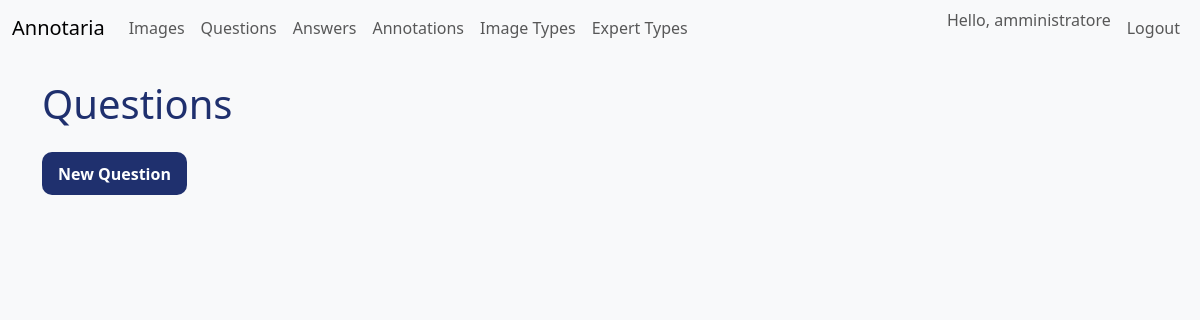
The page /ui/questions (signed in) on the database as committed earlier.
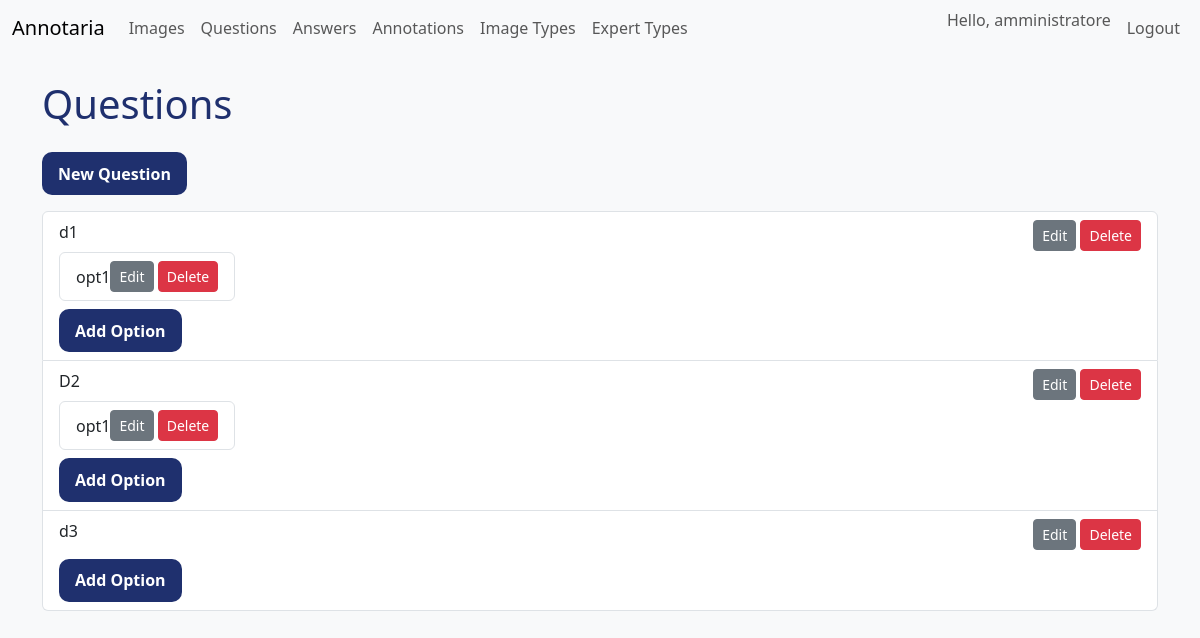
The same page on the database as committed later.
### models.py (models this page shows)
class User(Base):
    __tablename__ = "users"
    id = Column(Integer, primary_key=True, index=True)
    username = Column(String, unique=True, index=True, nullable=False)
    hashed_password = Column(String, nullable=False)
    role = Column(String, nullable=False, default="Esperto")
    answers = relationship("Answer", back_populates="user")
    annotations = relationship("Annotation", back_populates="user")
    expert_types = relationship(
        "ExpertType", secondary=user_expert_types, back_populates="users"
    )

class Question(Base):
    __tablename__ = "questions"
    id = Column(Integer, primary_key=True, index=True)
    question_text = Column(Text, nullable=False)
    image_types = relationship(
        "ImageType", secondary=question_image_types, back_populates="questions"
    )
    options = relationship("Option", back_populates="question")
    answers = relationship("Answer", back_populates="question")
    image_types = relationship(
        "ImageType", secondary=question_image_types, back_populates="questions"
    )

class Option(Base):
    __tablename__ = "options"
    id = Column(Integer, primary_key=True, index=True)
    question_id = Column(Integer, ForeignKey("questions.id", ondelete="CASCADE"), nullable=False)
    option_text = Column(Text, nullable=False)
    question = relationship("Question", back_populates="options")
    answers = relationship("Answer", back_populates="selected_option")

### routers/ui.py (the view)
@router.get(
    "/questions",
    response_class=HTMLResponse,
)
def list_questions(
    request: Request,
    user: UserModel = Depends(require_admin),
    db: Session = Depends(get_db),
):
    questions = db.query(QuestionModel).all()
    for q in questions:
        _ = q.options
        _ = q.image_types
    return templates.TemplateResponse(
        "questions.html", {"request": request, "questions": questions, "user": user}
    )

### templates/questions.html (shortened to what this page needs)
{% extends "base.html" %}
{% block content %}
<h1>Questions</h1>
<a href="/ui/questions/create" class="btn btn-primary mb-3">New Question</a>
<ul class="list-group">
{% for q in questions %}
<li class="list-group-item">
<div class="d-flex justify-content-between">
    <div>
        {{ q.question_text }}
        <ul class="list-group mt-2">
        {% for opt in q.options %}
        <li class="list-group-item d-flex justify-content-between align-items-center">
            {{ opt.option_text }}
            <span>
                <a href="/ui/options/{{ opt.id }}/edit" class="btn btn-sm btn-secondary">Edit</a>
                <form method="post" action="/ui/options/{{ opt.id }}/delete" class="d-inline">
                    <button type="submit" class="btn btn-sm btn-danger">Delete</button>
                </form>
            </span>
        </li>
        {% endfor %}
        </ul>
        <a href="/ui/questions/{{ q.id }}/options/create" class="btn btn-sm btn-primary mt-2">Add Option</a>
    </div>
    <span>
        <a href="/ui/questions/{{ q.id }}/edit" class="btn btn-sm btn-secondary">Edit</a>
        <form method="post" action="/ui/questions/{{ q.id }}/delete" class="d-inline">
            <button type="submit" class="btn btn-sm btn-danger">Delete</button>
        </form>
    </span>
</div>
</li>
{% endfor %}
</ul>
{% endblock %}

### templates/base.html (shortened to what this page needs)
<!DOCTYPE html>
<html lang="en">
<head>
    <link href="https://cdn.jsdelivr.net/npm/bootstrap@5.3.0/dist/css/bootstrap.min.css" rel="stylesheet">
    <link rel="stylesheet" href="/static/css/style.css">
</head>
<body>
<nav class="navbar navbar-expand-lg navbar-light bg-light mb-4">
    <div class="container-fluid">
        <a class="navbar-brand" href="/ui">Annotaria</a>
        <div class="collapse navbar-collapse">
            <ul class="navbar-nav me-auto mb-2 mb-lg-0">
                <li class="nav-item"><a class="nav-link" href="/ui/images">Images</a></li>
                {% if user and user.role == 'Amministratore' %}
                <li class="nav-item"><a class="nav-link" href="/ui/questions">Questions</a></li>
                <li class="nav-item"><a class="nav-link" href="/ui/answers">Answers</a></li>
                <li class="nav-item"><a class="nav-link" href="/ui/annotations">Annotations</a></li>
                <li class="nav-item"><a class="nav-link" href="/ui/image-types">Image Types</a></li>
                <li class="nav-item"><a class="nav-link" href="/ui/expert-types">Expert Types</a></li>
                {% elif user and user.role == 'Esperto' %}
                <li class="nav-item"><a class="nav-link" href="/ui/my-expert-types">My Expert Types</a></li>
                {% endif %}
            </ul>
            <ul class="navbar-nav ms-auto mb-2 mb-lg-0">
                {% if user %}
                <li class="nav-item">
                    <span class="navbar-text me-2">Hello, {{ user.username }}</span>
                </li>
                <li class="nav-item">
                    <form action="/ui/logout" method="post" class="d-inline">
                        <button type="submit" class="btn btn-link nav-link">Logout</button>
                    </form>
                </li>
                {% else %}
                <li class="nav-item"><a class="nav-link" href="/ui/login">Login</a></li>
                <li class="nav-item"><a class="nav-link" href="/ui/register">Register</a></li>
                {% endif %}
            </ul>
        </div>
    </div>
</nav>
<div class="container">
{% block content %}{% endblock %}
</div>
</body>
</html>

### static/css/style.css (style rules this page uses)
body { font-family: 'Segoe UI', sans-serif; background-color: #f8f9fa; }
h1, h2, h3 { color: #1f306e; margin-bottom: 1.5rem; }
.btn-primary, .btn-submit { border-radius: 10px; background-color: #1f306e; border: none; padding: 0.6rem 1rem; color: white; font-weight: bold; font-size: 1rem; }

Rows that differ between the two databases and show on the page:
added Question: question_text "d1"
added Option: option_text "opt1", shown under "d1"
added Question: question_text "D2"
added Option: option_text "opt1", shown under "D2"
added Question: question_text "d3"
